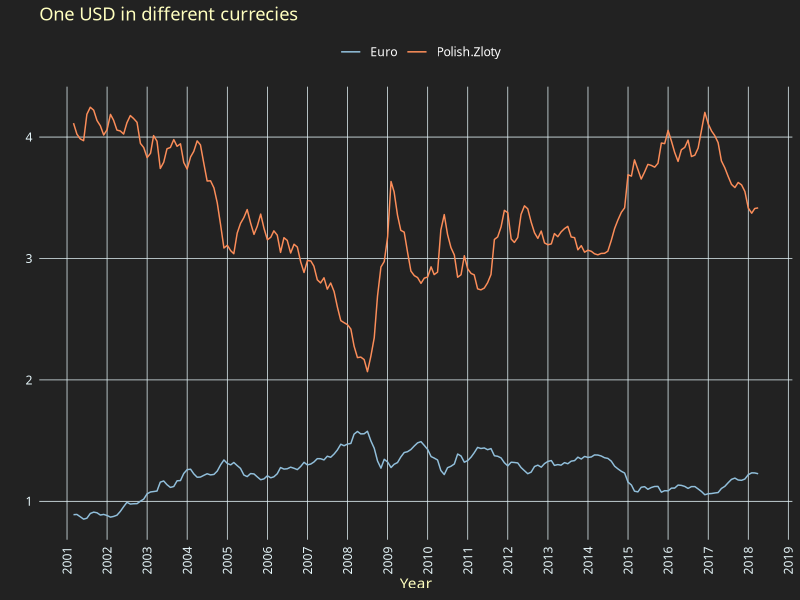
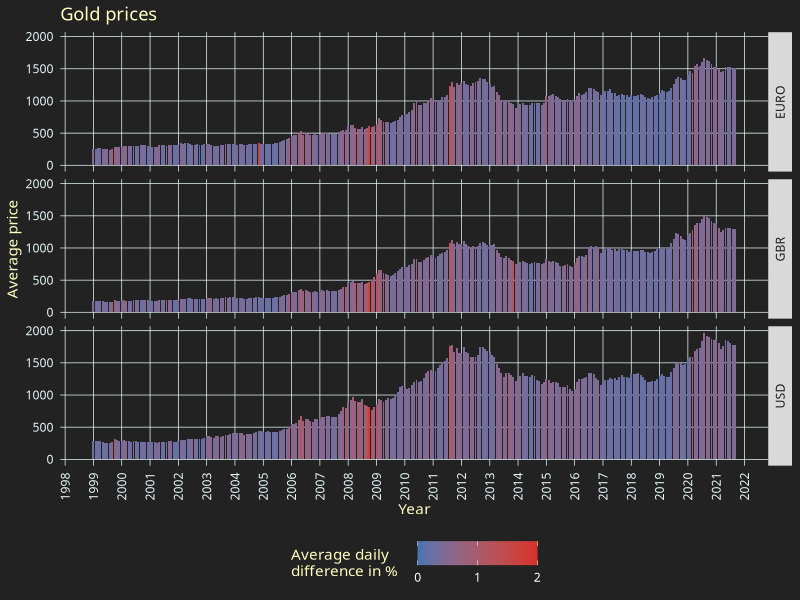
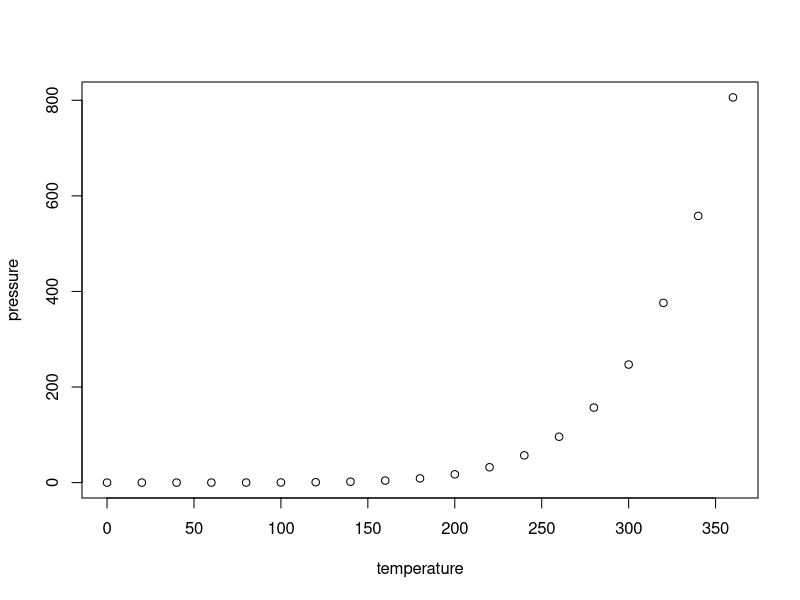

Here is the R script that generated these plots, in order:
## ---- chunk 1
htmltools::img(src = "logo.png", 
                alt = 'logo', 
                style = 'position:absolute; top:0; right:0; padding:10px; width: 40%; height: auto')
## ---- chunk 2
knitr::opts_chunk$set(echo = TRUE)
library(dplyr)
library(tidyr)
library(zoo)
library(ggplot2)
library(tidyr)
# library(ggtext)
## ---- chunk 3
theme_darkmode <- function(bg ="#000000", primary="#FFFFFF", secondary="#888888"){ # create Theme
  theme_gray() %+replace%
  theme(
    text = element_text(family = "montserrat"),
    # axis.title.y = element_text(color = secondary, angle=90),
    # axis.title.x = element_text(color = secondary, angle=90),
    axis.text = element_text(color=secondary, size=rel(0.8)),
    axis.ticks = element_blank(),
    legend.text = element_text(color=primary, size=rel(0.8)),
    panel.grid.major = element_line(color =secondary, size=0.25),
    panel.grid.minor = element_blank(),
    panel.background = element_rect(fill=bg, color=NA),
    plot.background = element_rect(fill=bg, color=NA),
    legend.background = element_rect(fill=bg, color=NA),
    legend.key = element_rect(fill = bg, color = NA)
  )
}
## ---- chunk 4
curr <- data.frame(read.csv("Data pack/CurrencyExchangeRates.csv")) # read Data

curr <- curr %>%  select(Date, Euro, Polish.Zloty) %>% # tidy Data up
  replace(is.na(.), 0) %>%
  filter(Euro > 0 & Polish.Zloty > 0) %>%
  mutate(year = format(as.Date(Date), '%Y'), month = format(as.Date(Date), '%m')) %>%
  group_by(month, year) %>%
  summarise_at(vars(Euro, Polish.Zloty), list(mean)) %>%
  pivot_longer(cols=c(Euro, Polish.Zloty), names_to = "currency", values_to = "rate") %>%
  mutate( Ym = as.Date(paste(year, month, 01), "%Y %m %d"))
head(curr)
## ---- chunk 5
ggplot(curr, aes(x = Ym, y = rate, color = currency, group=currency)) + # make plot
  geom_line() +
  labs(title="One USD in different currecies",
    x = "Year", y = "",
    color = "") +
  theme_darkmode(bg = "#222222", secondary = "#e5f5f9") +
  theme(axis.text.x = element_text(angle = 90, vjust = 0.5, hjust=1),
    legend.position = "top",
    title = element_text(colour = "#ffffbf")) +
  scale_color_manual(values=c('#91bfdb','#fc8d59')) +
  scale_x_date(date_breaks = "1 year", date_labels = "%Y")
## ---- chunk 6
gold <- data.frame(read.csv("Data pack/Gold prices.csv")) # read Data

gold <- gold %>% 
  replace(is.na(.), 0) %>%
  filter_all(all_vars(. > 0)) %>%
  mutate(USD = paste(USD..AM., USD..PM.),
         GBR = paste(GBP..AM., GBP..PM.),
         EURO = paste(EURO..AM., EURO..PM.), 
         .keep="unused") %>%
  pivot_longer(cols=c(USD, GBR, EURO), names_to = "currency", values_to = "AMPM") %>%
  separate(AMPM, c("AM", "PM"), sep = " ", remove = TRUE) %>%
  mutate(diff = abs(1 - as.numeric(AM)/as.numeric(PM)), avg = (as.numeric(AM)+as.numeric(PM))/2) %>%
  mutate(year = format(as.Date(Date), '%Y'), month = format(as.Date(Date), '%m')) %>%
  group_by(month, year, currency) %>%
  summarise_at(vars(diff, avg), list(mean)) %>%
  mutate(Date = as.Date(paste(year, month, 01), "%Y %m %d"))
head(gold)
## ---- chunk 7
# ggplot(gold, aes(x = Date, y = avg, fill = currency)) + # make plot
#   geom_bar(position="stack", stat="identity")

ggplot(gold, aes(x = Date, y = avg, fill = diff*100)) + # make plot
  geom_bar(stat="identity") +
  facet_grid(currency ~ .) +
  theme_darkmode(bg = "#222222", secondary = "#e5f5f9") +
  theme(axis.text.x = element_text(angle = 90, vjust = 0.5, hjust=1),
    legend.position = "bottom",
    title = element_text(colour = "#ffffbf"),
    strip.text.y.right = element_text(angle = 90)) +
  labs(title="Gold prices",
    x = "Year", y = "Average price") +
  scale_x_date(date_breaks = "1 year", date_labels = "%Y") +
  scale_fill_gradient(name = "Average daily\ndifference in %   ",
                      low = "#4575b4", high = "#d73027", 
                      limits = c(0, 2), breaks = c(0, 1, 2))
## ---- chunk 8
summary(cars)
## ---- chunk 9
plot(pressure)
